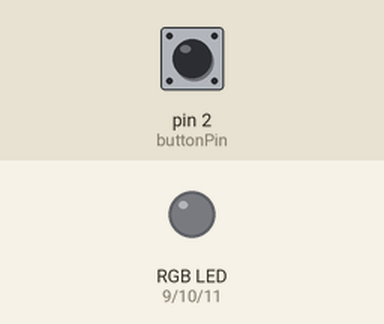
A sketch run on a simulated Arduino Uno, built with avr-gcc and run on an emulated ATmega328P. Shown: an RGB LED mixed from three pins (HIGH = lit). The test bench sets the inputs (shaded band); at power-on: pin 2 (buttonPin) HIGH. Dim RGB values are drawn brighter than linear.

Above: at 1.2 s.
1.3 s: pin 2 (buttonPin) pulled LOW for 0.15 s
At 2.0 s:
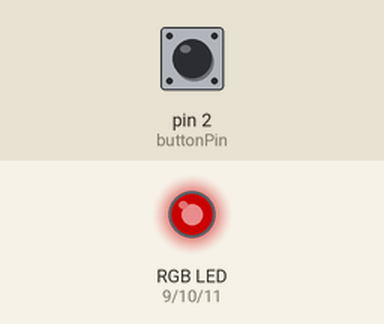
3.0 s: pin 2 (buttonPin) pulled LOW for 1 s
At 4.5 s:
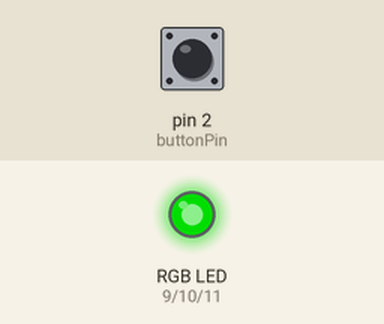
5.5 s: pin 2 (buttonPin) pulled LOW for 0.15 s
At 6.4 s:
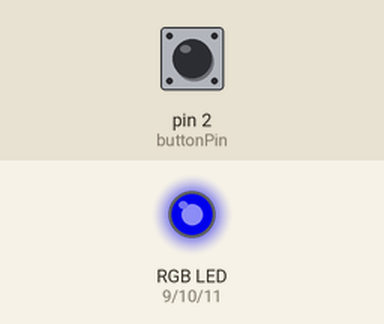
7.2 s: pin 2 (buttonPin) pulled LOW for 3.2 s
At 7.7 s:
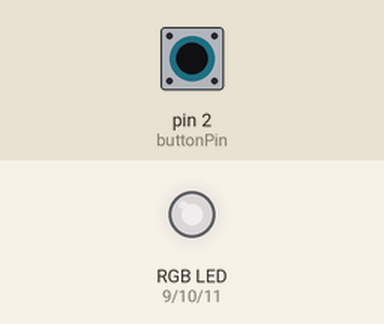
11.9 s: pin 2 (buttonPin) pulled LOW for 0.15 s
At 12.5 s:
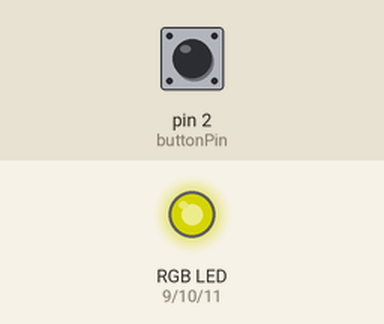
13.6 s: pin 2 (buttonPin) pulled LOW for 1 s
At 15.0 s:
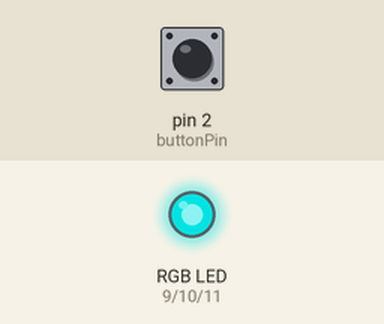
Timing chart, 0 to 16.6 s (numbered marks = the images above; inputs shaded):
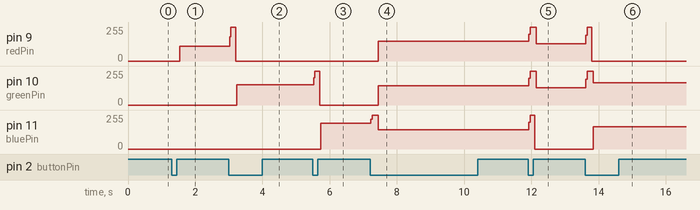

The sketch:

RGB_LED_Color_Control_using_PushButton.ino
```cpp
const int redPin = 9;
const int greenPin = 10;
const int bluePin = 11;
const int buttonPin = 2;

int buttonState;
int lastButtonState = HIGH;
int count = 0;

void setup() {
  pinMode(redPin, OUTPUT);
  pinMode(greenPin, OUTPUT);
  pinMode(bluePin, OUTPUT);
  pinMode(buttonPin, INPUT_PULLUP);
}

void loop() {
  buttonState = digitalRead(buttonPin);

  // Detect button press (falling edge)
  if (lastButtonState == HIGH && buttonState == LOW) {
    count++;
    if (count > 8) count = 1;
    delay(200); // debounce
  }

  lastButtonState = buttonState;

  // Reset all
  digitalWrite(redPin, LOW);
  digitalWrite(greenPin, LOW);
  digitalWrite(bluePin, LOW);

  // Color selection
  switch (count) {
    case 1: digitalWrite(redPin, HIGH); break;
    case 2: digitalWrite(greenPin, HIGH); break;
    case 3: digitalWrite(bluePin, HIGH); break;
    case 4: // White
      digitalWrite(redPin, HIGH);
      digitalWrite(greenPin, HIGH);
      digitalWrite(bluePin, HIGH);
      break;
    case 5: // Red + Green
      digitalWrite(redPin, HIGH);
      digitalWrite(greenPin, HIGH);
      break;
    case 6: // Green + Blue
      digitalWrite(greenPin, HIGH);
      digitalWrite(bluePin, HIGH);
      break;
    case 7: // Blue + Red
      digitalWrite(bluePin, HIGH);
      digitalWrite(redPin, HIGH);
      break;
    case 8: // All
      digitalWrite(redPin, HIGH);
      digitalWrite(greenPin, HIGH);
      digitalWrite(bluePin, HIGH);
      break;
  }
}
```

Measured:
- after the input at 1.3 s, pin 9 (redPin): 0/255 → 109/255 after 0.24 s
- after the input at 3.0 s, pin 9 (redPin): 109/255 → 255/255 at once, → 0/255 0.18 s later; pin 10 (greenPin): 0/255 → 152/255 after 0.24 s
- after the input at 5.5 s, pin 10 (greenPin): 152/255 → 255/255 at once, → 0/255 0.18 s later; pin 11 (bluePin): 0/255 → 195/255 after 0.24 s
- after the input at 7.2 s, pin 9 (redPin): 0/255 → 148/255 after 0.24 s; pin 10 (greenPin): 0/255 → 145/255 after 0.24 s; pin 11 (bluePin): 195/255 → 255/255 at once, → 145/255 0.22 s later
- after the input at 11.9 s, pin 9 (redPin): 148/255 → 255/255 at once, → 131/255 0.22 s later; pin 10 (greenPin): 145/255 → 255/255 at once, → 131/255 0.22 s later; pin 11 (bluePin): 145/255 → 255/255 at once, → 0/255 0.18 s later
- after the input at 13.6 s, pin 9 (redPin): 131/255 → 255/255 at once, → 0/255 0.18 s later; pin 10 (greenPin): 131/255 → 255/255 at once, → 168/255 0.22 s later; pin 11 (bluePin): 0/255 → 168/255 after 0.24 s
